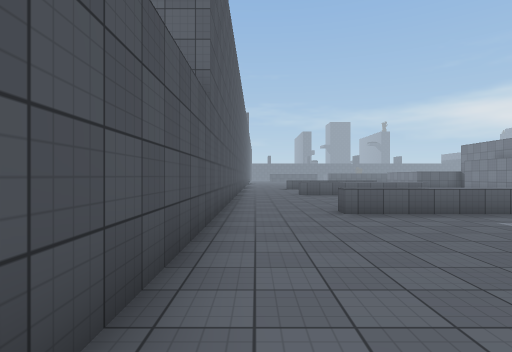
view 1 (above)

23 first-person views from a walk through a 3-D level made in the Unity game engine. The camera is 1.5 m above the floor, looks level and sees 80° across. The floor is counted in squares, 2 m on a side. Each view is taken from the middle of a square. On the plan, view 1 faces up. The plan holds only what a view shows up to about 10 squares ahead; the rest is blank. The place goes on beyond the plan. The player is left out. Surface patterns are stand-ins for the level's own textures.

view 2
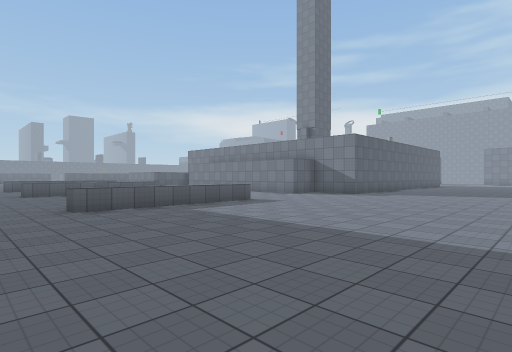

view 3
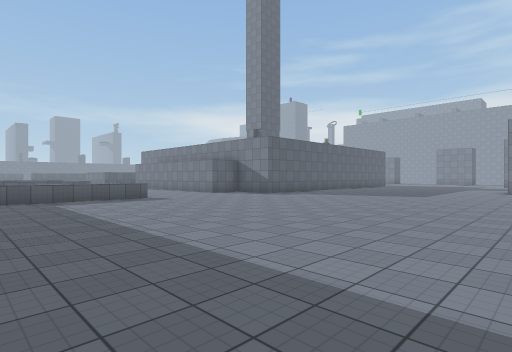

view 4
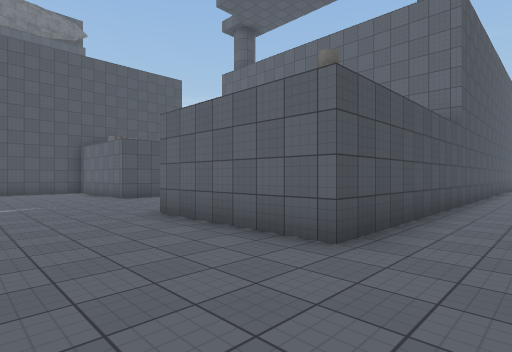

view 5
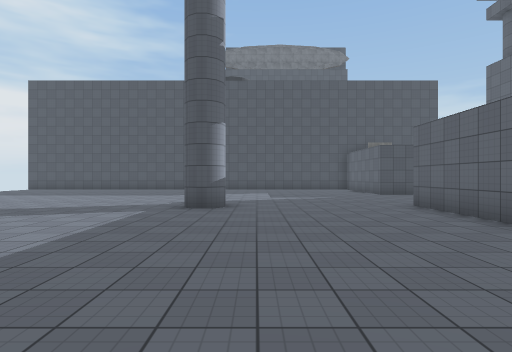

view 6
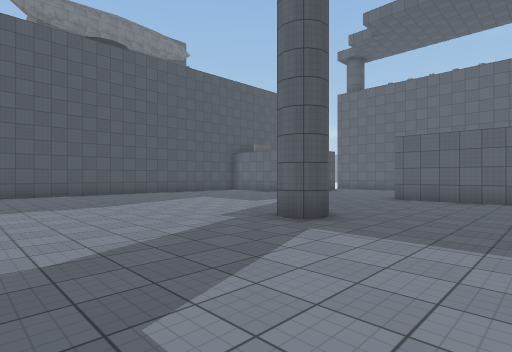

view 7
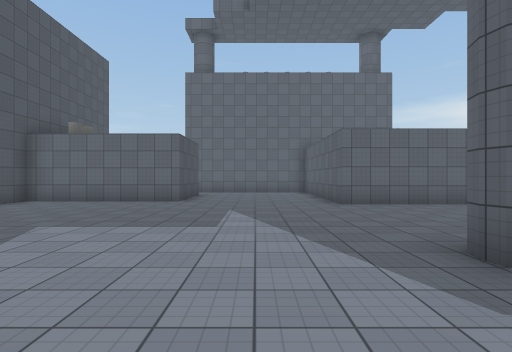

view 8
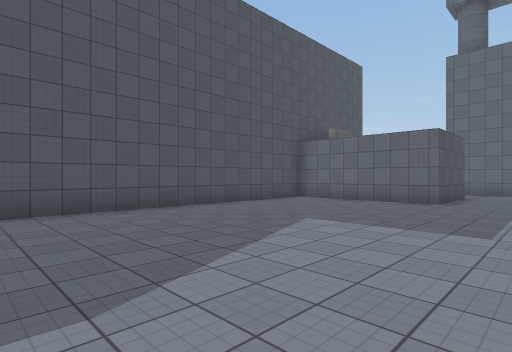

view 9
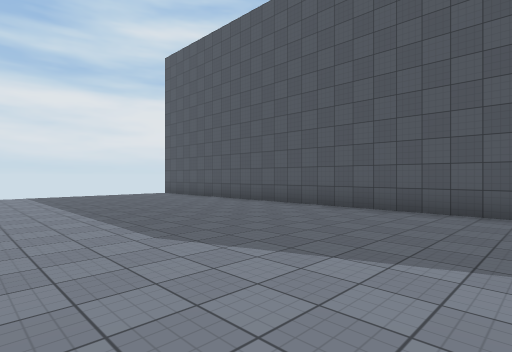

view 10
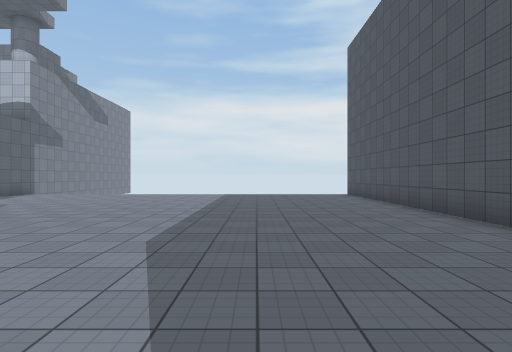

view 11
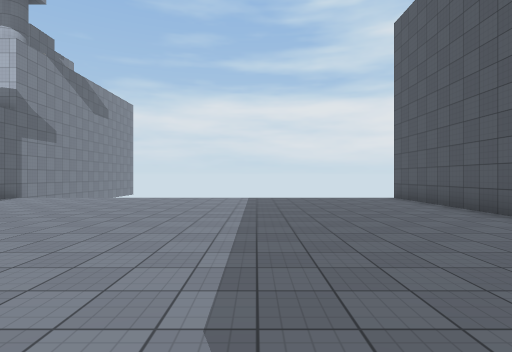

view 12
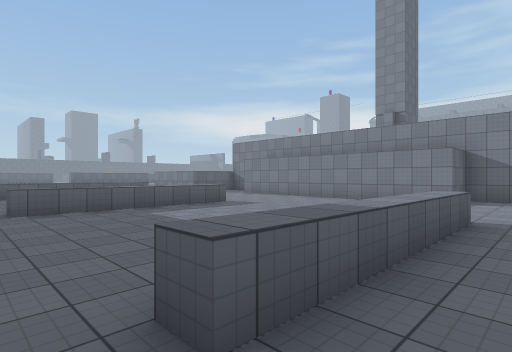

view 13
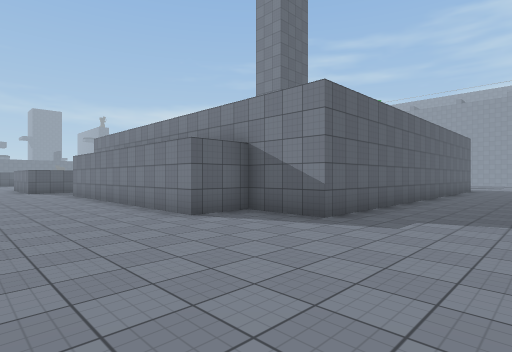

view 14
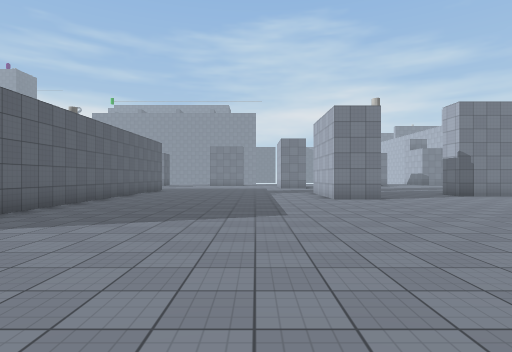

view 15
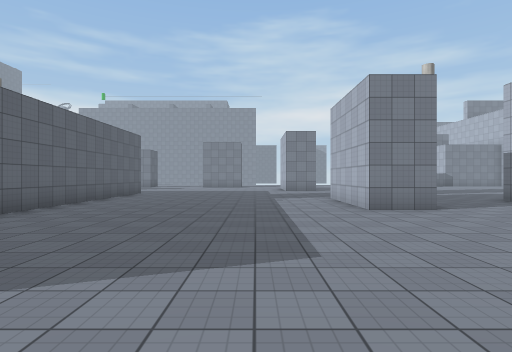

view 16
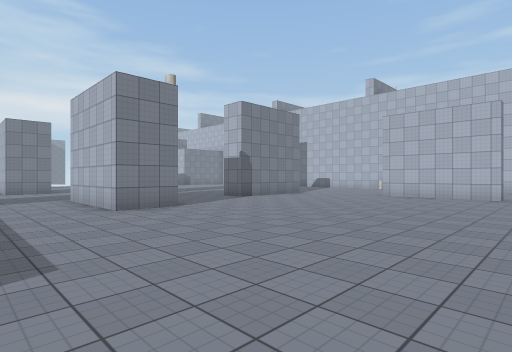

view 17
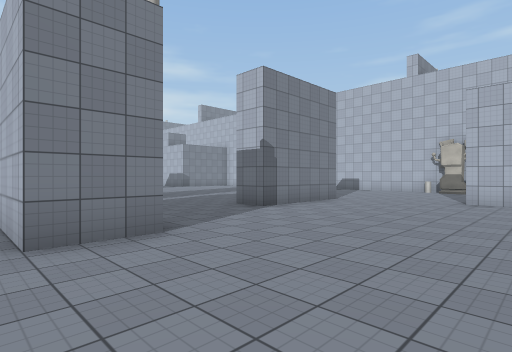

view 18
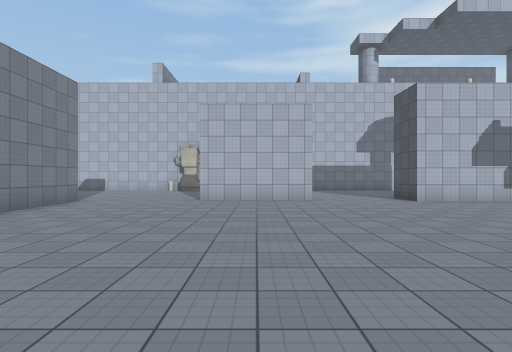

view 19
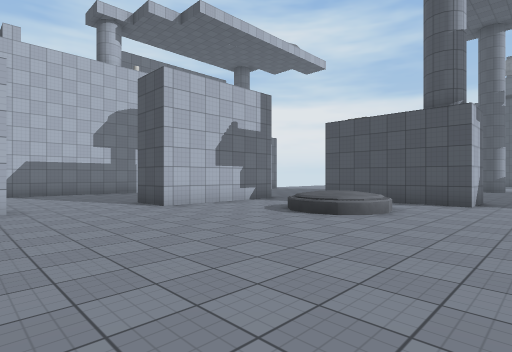

view 20
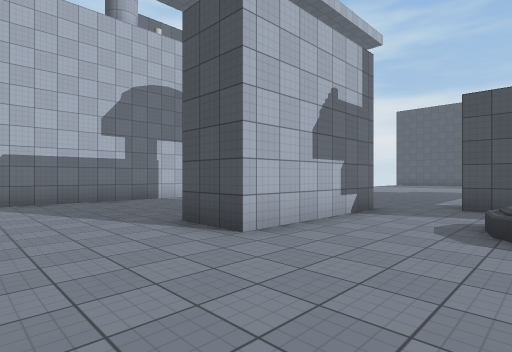

view 21
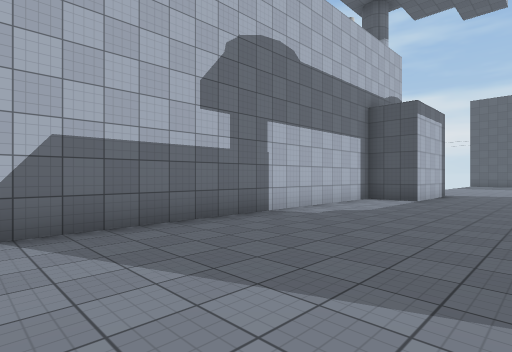

view 22
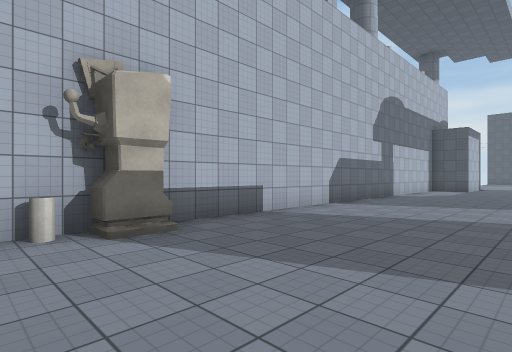

view 23
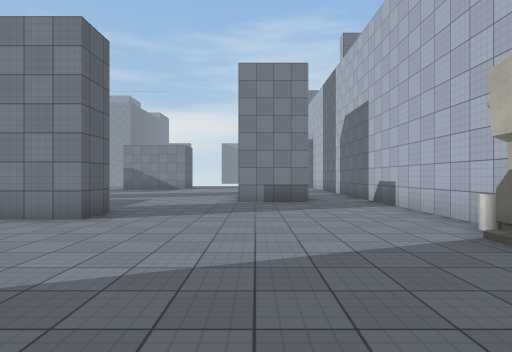

### Floor plan
Points are (right, up) in squares from view 1. A wall is a line through its corners. A room is listed if a view was taken in it or the views show most of it. See-through windows are left out.
Room 1 (views 1, 2, 3, 4, 5, 6, 7, 8, 9, 10, 11, 12, 13, 14, 15, 16, 17, 18, 19, 20, 21, 22, 23)
walls: (2.9, -5.5) (4.2, -5.5) (4.2, -9.5); (5.2, -11) (9.2, -11) (9.2, -12.5); (-1.4, -1) (-4.7, -1) (-4.7, 1); (12.1, -11.5) (15.8, -11.5); (17.7, -3.5) (17.7, -2.5) (21.2, -2.5); (0.9, -16) (2.2, -16) (2.2, -17.5) (16.6, -17.5); (20.2, -11) (19.2, -11) (19.2, -7.5) (20.2, -7.5); (-0.7, 9.6) (-0.7, -0.6); (17.4, -17.5) (24, -17.5); (-9.2, 2.9) (-9.2, 0) (-13.8, 0) (-13.8, -17); (21, 5) (11.8, 5) (11.8, 7) (10.3, 7) (10.3, 13); (22.8, -15.6) (22.8, -13.5)
low walls: (6.8, 6) (1.8, 6) (1.8, 6.5); (6.8, 12) (1.8, 12)
objects: other object (-1, -1); other object (17, -17); other object (18, -17); other object (18, -4)

Positions as (right, up) in squares from view 1, and headings:
1: (0, 0), facing up
2: (0, -1), facing up-right
3: (2, -4), facing up-right
4: (1, -4), facing up-left
5: (3, -5), facing left
6: (-1, -11), facing up-left
7: (-7, -9), facing up
8: (-7, -9), facing up-left
9: (-7, -5), facing down-left
10: (-10, -5), facing down
11: (-9, -7), facing down
12: (1, 5), facing up-right
13: (7, 2), facing up-right
14: (8, 0), facing right
15: (11, 0), facing right
16: (11, 0), facing down-right
17: (14, -2), facing down-right
18: (14, -2), facing down
19: (13, -4), facing down-left
20: (12, -8), facing down-left
21: (12, -13), facing down-left
22: (19, -13), facing down-left
23: (14, -14), facing right
